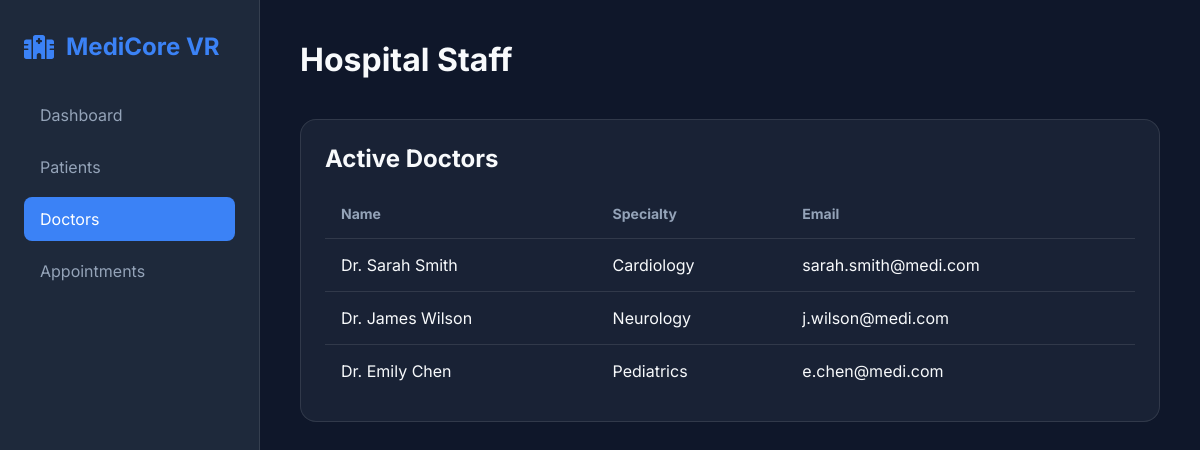
Page /doctors on the committed database.
### models.py (models this page shows, shortened)
class Doctor(db.Model):
    id = db.Column(db.Integer, primary_key=True)
    name = db.Column(db.String(100), nullable=False)
    specialty = db.Column(db.String(100), nullable=False)
    email = db.Column(db.String(120), unique=True, nullable=False)
    appointments = db.relationship('Appointment', backref='doctor', lazy=True)

### app.py (the view)
@app.route('/doctors')
def doctors():
    all_doctors = Doctor.query.all()
    return render_template('doctors.html', doctors=all_doctors)

### templates/doctors.html (shortened to what this page needs)
{% extends "base.html" %}
{% block content %}
<header>
    <h1>Hospital Staff</h1>
</header>
<div class="data-card">
    <h2>Active Doctors</h2>
    <table>
        <thead>
            <tr>
                <th>Name</th>
                <th>Specialty</th>
                <th>Email</th>
            </tr>
        </thead>
        <tbody>
            {% for doctor in doctors %}
            <tr>
                <td>{{ doctor.name }}</td>
                <td>{{ doctor.specialty }}</td>
                <td>{{ doctor.email }}</td>
            </tr>
            {% endfor %}
        </tbody>
    </table>
</div>
{% endblock %}

### static/css/style.css (style rules this page uses)
:root { --bg-color: #0f172a; --card-bg: rgba(30, 41, 59, 0.7); --primary-color: #3b82f6; --secondary-color: #1e293b; --text-main: #f8fafc; --text-muted: #94a3b8; --glass-border: rgba(255, 255, 255, 0.1); }
* { margin: 0; padding: 0; box-sizing: border-box; font-family: 'Inter', system-ui, -apple-system, sans-serif; }
body { background-color: var(--bg-color); color: var(--text-main); display: flex; min-height: 100vh; }
header { margin-bottom: 2.5rem; }
h1 { font-size: 2rem; font-weight: 700; }
.data-card { background: var(--card-bg); backdrop-filter: blur(10px); border-radius: 1rem; border: 1px solid var(--glass-border); padding: 1.5rem; }
table { width: 100%; border-collapse: collapse; margin-top: 1rem; }
th { text-align: left; color: var(--text-muted); font-size: 0.875rem; padding: 1rem; border-bottom: 1px solid var(--glass-border); }
td { padding: 1rem; border-bottom: 1px solid var(--glass-border); }
tr:last-child td { border-bottom: none; }

### rows in the picture
Doctor: name "Dr. Sarah Smith", specialty "Cardiology", email "sarah.smith@medi.com"
Doctor: name "Dr. James Wilson", specialty "Neurology", email "j.wilson@medi.com"
Doctor: name "Dr. Emily Chen", specialty "Pediatrics", email "e.chen@medi.com"
